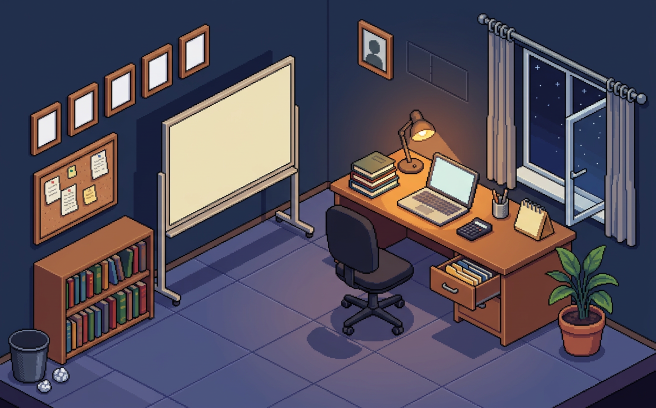
#> input picture art/workspace-iso-v7.png, 1312 x 816 px (shown at 1/2 size)
$ python trim_curtain.py
#> lines starting #> are read from the running program, lines starting #| are printed output that depends on the picture
"""Pangkas gorden kiri + rel pada art supaya kembali ke ukuran v6 (lebih kecil).

`art/workspace-iso-v7.png` -> `art/workspace-iso-v7b.png`

V7 : kain x 974..1032 (58 px) + rel mulai x 958 (finial).
V6 : kain 36 px (x 997..1032) + rel mulai x 992 (bola finial baru).

Supaya dinding tidak bergaris, tiap baris diisi SATU warna yang diambil dari
dinding nyata di baris yang sama (x 957..972): gradasi vertikal tetap utuh,
tidak ada blok/blur. Bola finial lama dipindah (bukan digambar ulang) supaya
gaya pikselnya sama.

    python3 tools/trim_curtain.py
"""
from pathlib import Path

from PIL import Image

ROOT = Path(__file__).resolve().parent.parent
SRC = ROOT / "art/workspace-iso-v7.png"
OUT = ROOT / "art/workspace-iso-v7b.png"

NEW_EDGE = 997                  # tepi kiri kain yang baru
FABRIC_RIGHT = 1032
BAND_TOP, BAND_BOTTOM = 22, 104  # rel + ring + finial kiri yang dibuang
BAND_X1 = 1000                   # ring ke-2 ikut dibuang (jangan sisa separuh)
BALL_BOX = (956, 30, 978, 53)
BALL_CENTER = (967, 41)
NEW_BALL = (993, 50)
OUTLINE = (29, 21, 29)


def wall_row(px, y: int):
    """Satu warna dinding untuk baris y (median, lewati bola rel / objek terang)."""
    xs = range(940, 953) if 26 <= y <= 58 else range(957, 973)
    vals = []
    for x in xs:
        r, g, b = px[x, y]
        if r > 120 or r - b > 45:      # terlalu terang / hangat (layar, meja)
            continue
        vals.append((r, g, b))
    if not vals:
        return None
    vals.sort(key=lambda c: c[0] + c[1] + c[2])
    return vals[len(vals) // 2]


def bright(px, x: int, y: int, limit: float = 112) -> bool:
    r, g, b = px[x, y]
    return (r + g + b) / 3 > limit


def fabric_top(px) -> int:
    """Baris pertama kain pada kolom 1002 (tepi baru)."""
    for y in range(80, 300):
        if bright(px, 1002, y):
            return y
    return 100


def fabric_bottom(px) -> int:
    """Baris terakhir kain pada kolom 1002."""
    for y in range(419, 200, -1):
        if bright(px, 1002, y):
            return y
    return 380


def main() -> None:
    im = Image.open(SRC).convert("RGB")
#> im is the input picture: PIL image 1312x816 RGB; mean R, G, B 83.8, 77.9, 92.4
    px = im.load()
    out = im.copy()
    op = out.load()

    ball = im.crop(BALL_BOX)
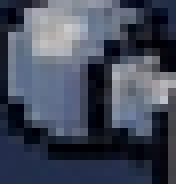
#> ball: PIL image 22x23 RGB (shown 8 times larger); mean R, G, B 67.7, 74.4, 90.7
    offset = (NEW_BALL[0] - BALL_CENTER[0], NEW_BALL[1] - BALL_CENTER[1])

    # ---- 1. rel + ring kiri + finial dibuang ----
    for y in range(BAND_TOP, BAND_BOTTOM + 1):
        c = wall_row(px, y)
        if c is None:
            continue
        for x in range(936, BAND_X1 + 1):
            op[x, y] = c
#> this loop made 83 passes
#> c on passes 1 to 12: (33, 47, 76), (33, 47, 76), (33, 45, 77), (36, 49, 73), (33, 45, 75), (32, 46, 75), (32, 46, 74), (33, 46, 73), (32, 46, 74), (32, 46, 74), (32, 46, 74), (32, 46, 73)

    # ---- 2. kain kiri dibuang sampai tepi baru ----
    for x in range(968, NEW_EDGE):
        for y in range(BAND_BOTTOM + 1, 420):
            c = wall_row(px, y)
            if c is None:
                c = op[x - 1, y - 1]
            w = 1.0 if x > 972 else max(0.0, (x - 967) / 5.0)
            r, g, b = op[x, y]
            op[x, y] = (int(r * (1 - w) + c[0] * w),
                        int(g * (1 - w) + c[1] * w),
                        int(b * (1 - w) + c[2] * w))

    # ---- 3. bola finial di ujung rel yang baru ----
    for yy in range(ball.height):
        for xx in range(ball.width):
            if (xx - (BALL_CENTER[0] - BALL_BOX[0])) ** 2 + (yy - (BALL_CENTER[1] - BALL_BOX[1])) ** 2 > 10 ** 2:
                continue
            op[BALL_BOX[0] + offset[0] + xx, BALL_BOX[1] + offset[1] + yy] = ball.getpixel((xx, yy))

    # ---- 4. tepi kiri kain + bayangan di dinding ----
    top = fabric_top(px)
#> top = 82
    bottom = fabric_bottom(px) + 2
#> bottom = 421
    for y in range(top + 2, bottom + 1):
        op[NEW_EDGE, y] = OUTLINE
        for x, k in ((NEW_EDGE - 1, 0.52), (NEW_EDGE - 2, 0.72)):
            r, g, b = op[x, y]
            op[x, y] = (int(r * k), int(g * k), int(b * k))

    out.save(OUT, optimize=True)
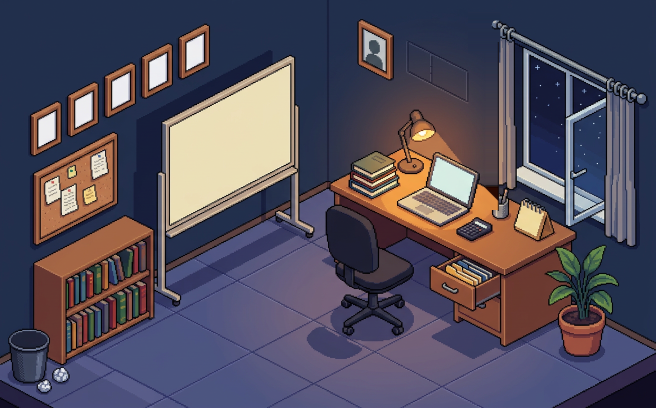
#> saved as workspace-iso-v7b.png: PIL image 1312x816 RGB (shown at 1/2 size); mean R, G, B 83.3, 77.6, 92.1
    print("->", OUT.relative_to(ROOT), f"kain {NEW_EDGE}..{FABRIC_RIGHT}, rel mulai {NEW_BALL[0]}, kain mulai y={top}")
#| -> art/workspace-iso-v7b.png kain 997..1032, rel mulai 993, kain mulai y=82


if __name__ == "__main__":
    main()

$ run again, with art/workspace-iso-v3.png copied over art/workspace-iso-v7.png
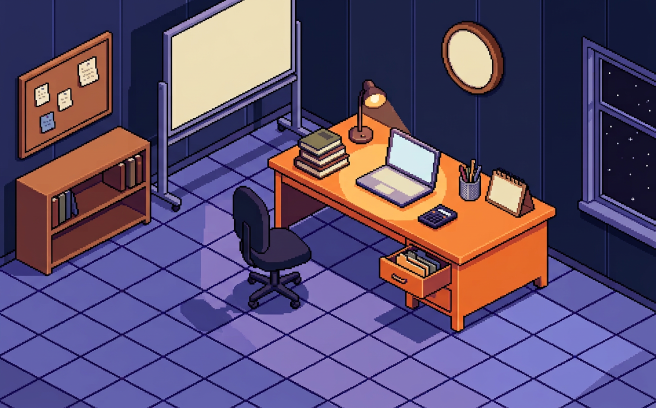
#> input picture art/workspace-iso-v3.png, 1312 x 816 px (shown at 1/2 size)
#> in main, im is the input picture: PIL image 1312x816 RGB; mean R, G, B 93.5, 77.8, 111.3
#> in main, `ball = im.crop(BALL_BOX)`:
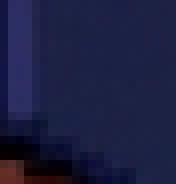
#> ball: PIL image 22x23 RGB (shown 8 times larger); mean R, G, B 27.5, 31, 65.2
#> the loop in main, `for y in range(BAND_TOP, BAND_BOTTOM + 1):` made 83 passes
#> c on passes 1 to 8: (28, 34, 68), (28, 34, 68), (28, 34, 68), (28, 34, 68), (28, 34, 68), (28, 35, 68), (29, 34, 69), (28, 34, 68)
#> top = 100
#> bottom = 421
#> in main, `out.save(OUT, optimize=True)`:
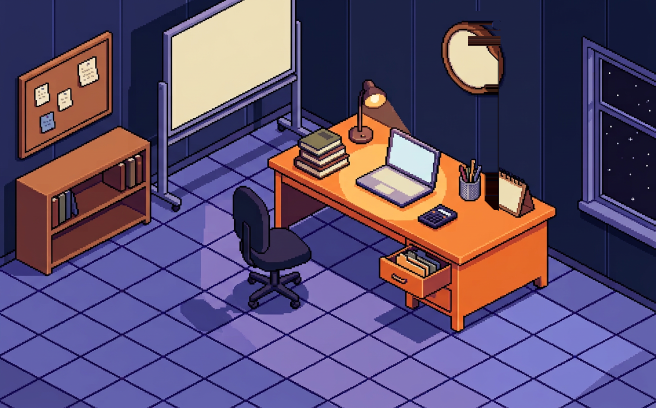
#> saved as workspace-iso-v7b.png: PIL image 1312x816 RGB (shown at 1/2 size); mean R, G, B 93.1, 77.5, 111.1
#| -> art/workspace-iso-v7b.png kain 997..1032, rel mulai 993, kain mulai y=100
